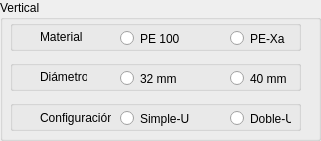
      <widget class="QGroupBox" name="gbvertical">
       <property name="geometry">
        <rect>
         <x>30</x>
         <y>380</y>
         <width>321</width>
         <height>141</height>
        </rect>
       </property>
       <property name="title">
        <string>Vertical</string>
       </property>
       <widget class="QGroupBox" name="gbMaterial">
        <property name="geometry">
         <rect>
          <x>10</x>
          <y>20</y>
          <width>291</width>
          <height>31</height>
         </rect>
        </property>
        <property name="autoFillBackground">
         <bool>false</bool>
        </property>
        <property name="inputMethodHints">
         <set>Qt::ImhDate</set>
        </property>
        <property name="title">
         <string/>
        </property>
        <widget class="QRadioButton" name="rbpexa_2">
         <property name="geometry">
          <rect>
           <x>220</x>
           <y>10</y>
           <width>61</width>
           <height>17</height>
          </rect>
         </property>
         <property name="text">
          <string>PE-Xa</string>
         </property>
         <property name="autoRepeat">
          <bool>false</bool>
         </property>
         <property name="autoExclusive">
          <bool>true</bool>
         </property>
        </widget>
        <widget class="QLabel" name="lbmaterial_3">
         <property name="geometry">
          <rect>
           <x>30</x>
           <y>10</y>
           <width>47</width>
           <height>13</height>
          </rect>
         </property>
         <property name="text">
          <string>Material</string>
         </property>
        </widget>
        <widget class="QRadioButton" name="rbpe100_2">
         <property name="geometry">
          <rect>
           <x>110</x>
           <y>10</y>
           <width>82</width>
           <height>17</height>
          </rect>
         </property>
         <property name="text">
          <string>PE 100</string>
         </property>
         <property name="autoExclusive">
          <bool>true</bool>
         </property>
        </widget>
       </widget>
       <widget class="QGroupBox" name="gbconfiguracion">
        <property name="geometry">
         <rect>
          <x>10</x>
          <y>100</y>
          <width>291</width>
          <height>31</height>
         </rect>
        </property>
        <property name="title">
         <string/>
        </property>
        <widget class="QRadioButton" name="rbdobleU">
         <property name="geometry">
          <rect>
           <x>220</x>
           <y>10</y>
           <width>61</width>
           <height>17</height>
          </rect>
         </property>
         <property name="text">
          <string>Doble-U</string>
         </property>
         <property name="autoExclusive">
          <bool>true</bool>
         </property>
        </widget>
        <widget class="QRadioButton" name="rbsimpleU">
         <property name="geometry">
          <rect>
           <x>110</x>
           <y>10</y>
           <width>82</width>
           <height>17</height>
          </rect>
         </property>
         <property name="text">
          <string>Simple-U</string>
         </property>
         <property name="autoExclusive">
          <bool>true</bool>
         </property>
        </widget>
        <widget class="QLabel" name="lbconfig">
         <property name="geometry">
          <rect>
           <x>30</x>
           <y>10</y>
           <width>71</width>
           <height>16</height>
          </rect>
         </property>
         <property name="text">
          <string>Configuración</string>
         </property>
        </widget>
       </widget>
       <widget class="QGroupBox" name="gbdiametro">
        <property name="geometry">
         <rect>
          <x>10</x>
          <y>60</y>
          <width>291</width>
          <height>31</height>
         </rect>
        </property>
        <property name="inputMethodHints">
         <set>Qt::ImhDate</set>
        </property>
        <property name="title">
         <string/>
        </property>
        <widget class="QRadioButton" name="rb40mm_2">
         <property name="geometry">
          <rect>
           <x>220</x>
           <y>10</y>
           <width>61</width>
           <height>17</height>
          </rect>
         </property>
         <property name="text">
          <string>40 mm</string>
         </property>
         <property name="autoExclusive">
          <bool>true</bool>
         </property>
        </widget>
        <widget class="QLabel" name="lbdiametro_2">
         <property name="geometry">
          <rect>
           <x>30</x>
           <y>10</y>
           <width>47</width>
           <height>13</height>
          </rect>
         </property>
         <property name="text">
          <string>Diámetro</string>
         </property>
        </widget>
        <widget class="QRadioButton" name="rb32mm_2">
         <property name="geometry">
          <rect>
           <x>110</x>
           <y>10</y>
           <width>82</width>
           <height>17</height>
          </rect>
         </property>
         <property name="text">
          <string>32 mm</string>
         </property>
         <property name="autoExclusive">
          <bool>true</bool>
         </property>
        </widget>
       </widget>
      </widget>
